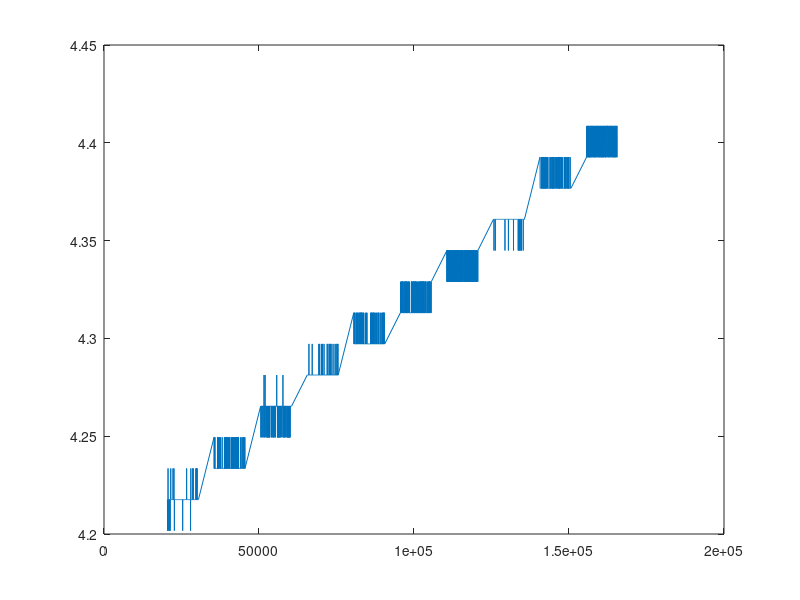
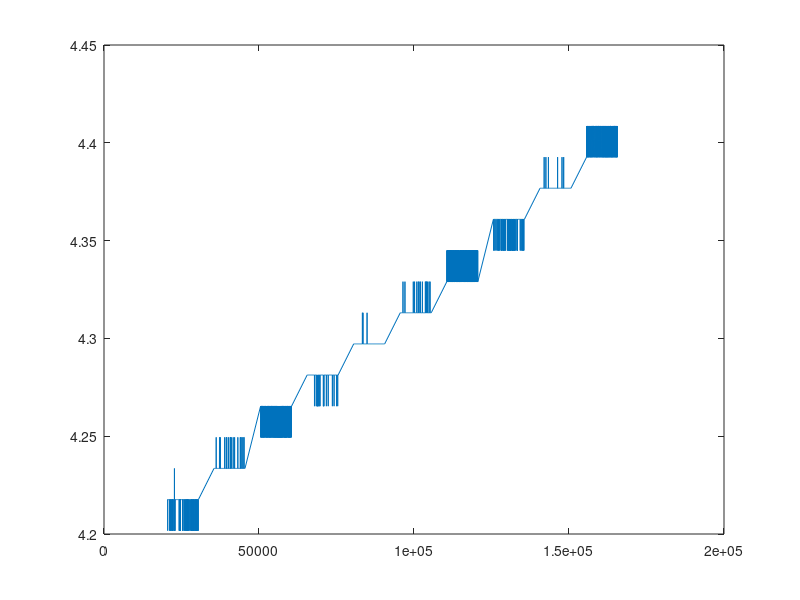
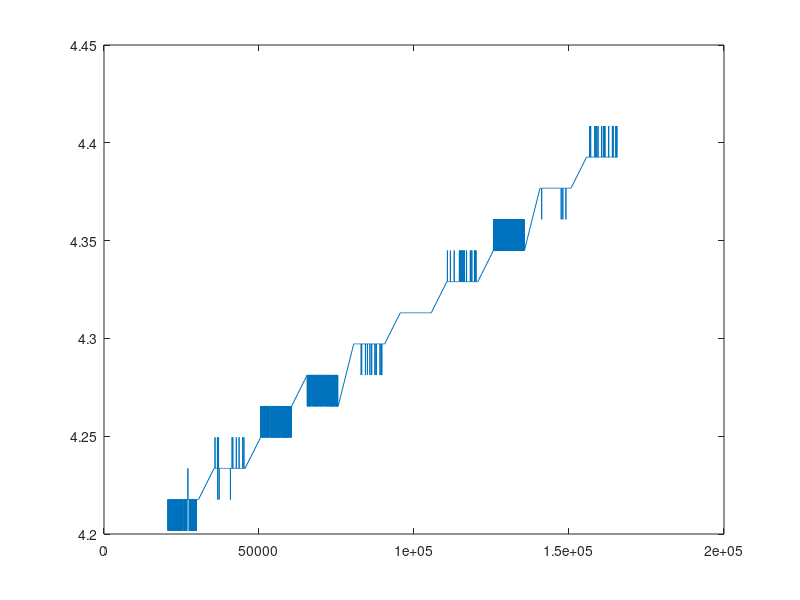

MATLAB code for these plots, in order: (Note: this script raises an error after producing the figures.)
clc
clear all
close all
tic 
warning('off','all') %disabled warning related to large output file sizes

data = csvread('mag_data.csv',1,0); %%%starts reading from row 2

%convert wheel freq from rad/sec to Hz
data(:,8) = data(:,8)/(2*pi); %wheel 0 on [Hz]
data(:,9) = data(:,9)/(2*pi);
data(:,10) = data(:,10)/(2*pi);

data(:,19) = data(:,19)/(2*pi); 
data(:,20) = data(:,20)/(2*pi);%wheel 1 on [Hz]
data(:,21) = data(:,21)/(2*pi);

data(:,30) = data(:,30)/(2*pi); 
data(:,31) = data(:,31)/(2*pi);
data(:,32) = data(:,32)/(2*pi);%wheel 2 on [Hz]

%% check plots
figure(1); plot(data(:,1),data(:,8))   %mag1x0, wheel 0 on
figure(2); plot(data(:,12),data(:,20)) %mag1x0, wheel 0 on
figure(3); plot(data(:,23),data(:,32)) %mag1x0, wheel 0 on

%% checking average time between each sample taken; roughly 19 ms
timeInt = zeros(length(data)-1,1);
for d = 1:length(timeInt)
    val = data(d+1,1) - data(d,1);
    timeInt(d) = val;
end
diff = rmoutliers(timeInt, 'mean');
mean(timeInt); std(timeInt); var(timeInt);

%% main 
%%%% 'total.csv' data sheet indexing reference
%%% 1  2  3  4  5  6  7     8     9     10    11 
%%% t1 1x 1y 1z 2x 2y 2z speed0 speed1 speed2 0   %wheel 0 on
%%% 12 13 14 15 16 17 18   19     20     21   22
%%% t2 1x 1y 1z 2x 2y 2z speed0 speed1 speed2 0  %wheel 1 on
%%% 23 24 25 26 27 28 29   30     31     32
%%% t3 1x 1y 1z 2x 2y 2z speed0 speed1 speed2 0 %wheel 2 on

%%% access indexing reference
%%% mag [1/2][x/y/z][wheel 0/1/2 on]
access = [1 2 8; 1 3 8; 1 4 8; 1 5 8; 1 6 8; 1 7 8;....
    12 13 20; 12 14 20; 12 15 20; 12 16 20; 12 17 20; 12 18 20; ...
    23 24 32; 23 25 32; 23 26 32; 23 27 32; 23 28 32; 23 29 32];

names = {'mag1x0';'mag1y0';'mag1z0';'mag2x0';'mag2y0';'mag2z0';
    'mag1x1';'mag1y1';'mag1z1';'mag2x1';'mag2y1';'mag2z1';
    'mag1x2';'mag1y2';'mag1z2';'mag2x2';'mag2y2';'mag2z2'};

for s = 1:18 %loops of 18 data sets that each consist of full sweep
    
    start = data(access(s,1),1);
    freq = ones(10,1); freq(1) = data(1,access(s,3)); %take wheel reading
%     idx = ones(10,1);
%     step = ceil(length(data)/10);
%     %%% get indices for each frequency step start in data set
%     for i = 1:11
%         %time = start + 10000*(i-1); %each frequency step is for 10 sec
%         %x = find(data(:,access(s,1)) > time, 1,'first');
%         %idx(i) = x;
%         idx(i) = (step*i)/2; %middle of the data
%     end
    idx1 = [0,520,1040,1560,2080,2600,3120,3640,4160,4680,5200]'; %start of each set
    %idx = [260,780,1300,1820,2340,2860,3380,3900,4420,4940];
    idx = [322,780,1362,1802,2301,2913,3349,3837,4414,4802]'; %median of set
    %get corresponding median frequency
    for i = 1:length(idx)
        freq(i) = data(idx(i),access(s,3));
    end
    
    %%% apply fft to each frequency
    F_samp = 50;  %mag sampling freq
    NFFTs = ones(length(idx),1);
    Ys = {};
    Fs = {};
    magnitudeYs = {};
    phaseYs = {};
    offset = [];
    
    fname4 = [names{s} 'allFFTs'];
    fname3 = [names{s} 'offsets'];
    
    for j = 2:length(idx1)
        %NFFT = length(data(idx(j-1):idx(j),access(s,2))); %take mag reading can be 1/2 x/y/z
        NFFT = length(data(idx1(j-1)+1:idx1(j),access(s,2)));
        Y = fft(data(idx1(j-1)+1:idx1(j),access(s,2)), NFFT); 
        F = ((0:1/NFFT:1-1/NFFT)*F_samp).';
        magY = abs(Y); %magnitude of the fft
        
        phaseY = unwrap(angle(Y));
        
        NFFTs(j) = NFFT; Fs{j} = F;
        Ys{j} = Y; magnitudeYs{j} = magY;
        phaseYs{j} = phaseY;
        
        %magY=mag2db(magY);

        fname0 = [names{s} 'freq' num2str(j)];
        fname1 = [names{s} 'freq' num2str(j) '.mat'];
        
        subplot(2,1,1);
        %hold on %uncomment to see all frequencies overlap on eachother
        %gcf
        plot(F(1:NFFT/2),magY(1:NFFT/2));
        title(['Magnitude response of signal: ' fname0]);
        xlabel('Frequency Hz')
        ylabel('Magnitude(dB)');
        %legend(fname0,'-DynamicLegend');
        if j == length(idx1)
            hold off
        end
        
        %find offset of peaks from 5,10,15....50 Hz
        [M, I] = max(magY(2:NFFT/2));
        peakFreq = F(I);
%         if 5*(j-1) >= 20
%             offset(j-1) = abs(peakFreq - 5*(j-1))-25;
%         else
        offset(j-1) = peakFreq - 5*(j-1);
%         end
        
        
        subplot(2,1,2);
        plot(F(1:NFFT/2),phaseY(1:NFFT/2));
        %hold on %uncomment to see all frequencies overlap on eachother
        %gcf
        title(['Phase response of signal: ' fname0]);
        xlabel('Frequency Hz')
        ylabel('radians');
        %legend(fname0,'-DynamicLegend');
        if j == length(idx1)
            hold off
        end
        
        save(fname1);
        saveas(gcf,fname0);
        
        fprintf('finished plotting freq %f \n',j);
    end
   
    save(fname4);
    
    close all
    x_array = linspace(0,50,10);
    plot(x_array, offset);
    title('offset between mag freq peak and wheel freq');
    xlabel('wheel freq')
    ylabel('offset in Hz');
    saveas(gcf,fname3);
   
%     diff = zeros(10,1);
%     for i = 1:length(diff)
%         diff(i) = wherePeaks(i) - freq(i);
%     end
% %     figure(2)
%     plot(peaks(1:3),freq(1:3))
%     diff = [6.346,12.02,18.75,24.42];
% %     figure(3)
% %     plot(diff)
    
%     %%% plot full frequency sweep mag reading vs. frequency of wheel;
%     %% using fft for each individual frequency step 
%     [curvefit,gof,output] = fit(F(1:NFFT/2),20*log10(magnitudeY(1:NFFT/2)),'smoothingspline','normalize','on');
%     figure(1)
%     hold on
%     n = length(idx);
%     P = {}; %cell of information for each frequency step
%     for k = 2:length(idx)
%         x_array = Fs{k};
%         y_array = magnitudeYs{k};
%         y_array = rmoutliers(y_array,'mean'); %remove pts. more than 3 stdevs from the mean
%         [curvefit,gof,output] = fit(x_array,y_array,'smoothingspline','normalize','on');
%         plot(curvefit,x_array,y_array);
%         plot(F(1:NFFT/2),20*log10(magnitudeY(1:NFFT/2)));
%         plot(curvefit(1:NFFT/2),F(1:NFFT/2));
%         p.formula = formula(curvefit);
%         p.mean = mean(magnitudeY); p.std = std(magnitudeY); p.var = var(magnitudeY);
%         p.max = max(magnitudeY);  p.min = min(magnitudeY);
%         c = coeffvalues(curvefit); c = c.coefs; p.coeffs = c;
%         P{k} = p; %packet of information for each frequency step
%         methods(curvefit)
%         fprintf'plotted freq %f\n',k);
%     end
%     hold off
%     legend('hide'); grid on;
%     xlabel('wheel frequency Hz'); ylabel('mag reading T'); 
%     fname = char(names{s});
%     save(fname)
%     fname = (names{s});
%     saveas(gcf,fname)
    
    fprintf('finished data set %f\n',s);
    %close all
    %clf
end